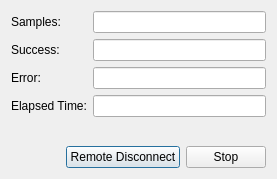
<?xml version="1.0" encoding="UTF-8"?>
<ui version="4.0">
 <class>runRowsDialog</class>
 <widget class="QDialog" name="runRowsDialog">
  <property name="geometry">
   <rect>
    <x>0</x>
    <y>0</y>
    <width>277</width>
    <height>179</height>
   </rect>
  </property>
  <property name="windowTitle">
   <string>Running Table Rows...</string>
  </property>
  <layout class="QVBoxLayout" name="verticalLayout">
   <item>
    <layout class="QGridLayout" name="gridLayout">
     <item row="0" column="0">
      <widget class="QLabel" name="label">
       <property name="text">
        <string>Samples:</string>
       </property>
       <property name="buddy">
        <cstring>samplesLine</cstring>
       </property>
      </widget>
     </item>
     <item row="1" column="0">
      <widget class="QLabel" name="label_2">
       <property name="text">
        <string>Success:</string>
       </property>
       <property name="buddy">
        <cstring>successLine</cstring>
       </property>
      </widget>
     </item>
     <item row="0" column="1">
      <widget class="QLineEdit" name="samplesLine">
       <property name="readOnly">
        <bool>true</bool>
       </property>
      </widget>
     </item>
     <item row="1" column="1">
      <widget class="QLineEdit" name="successLine">
       <property name="readOnly">
        <bool>true</bool>
       </property>
      </widget>
     </item>
     <item row="2" column="0">
      <widget class="QLabel" name="label_3">
       <property name="text">
        <string>Error:</string>
       </property>
       <property name="buddy">
        <cstring>errorLine</cstring>
       </property>
      </widget>
     </item>
     <item row="2" column="1">
      <widget class="QLineEdit" name="errorLine">
       <property name="readOnly">
        <bool>true</bool>
       </property>
      </widget>
     </item>
     <item row="3" column="0">
      <widget class="QLabel" name="label_4">
       <property name="text">
        <string>Elapsed Time:</string>
       </property>
       <property name="buddy">
        <cstring>timeLine</cstring>
       </property>
      </widget>
     </item>
     <item row="3" column="1">
      <widget class="QLineEdit" name="timeLine">
       <property name="readOnly">
        <bool>true</bool>
       </property>
      </widget>
     </item>
    </layout>
   </item>
   <item>
    <spacer name="verticalSpacer">
     <property name="orientation">
      <enum>Qt::Vertical</enum>
     </property>
     <property name="sizeHint" stdset="0">
      <size>
       <width>20</width>
       <height>21</height>
      </size>
     </property>
    </spacer>
   </item>
   <item>
    <layout class="QHBoxLayout" name="horizontalLayout_4">
     <item>
      <spacer name="horizontalSpacer">
       <property name="orientation">
        <enum>Qt::Horizontal</enum>
       </property>
       <property name="sizeHint" stdset="0">
        <size>
         <width>40</width>
         <height>20</height>
        </size>
       </property>
      </spacer>
     </item>
     <item>
      <widget class="QPushButton" name="disButton">
       <property name="text">
        <string>Remote Disconnect</string>
       </property>
      </widget>
     </item>
     <item>
      <widget class="QPushButton" name="stopButton">
       <property name="text">
        <string>Stop</string>
       </property>
      </widget>
     </item>
    </layout>
   </item>
  </layout>
 </widget>
 <resources/>
 <connections/>
</ui>
